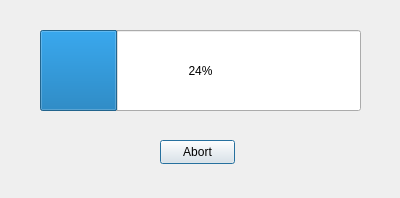
<?xml version="1.0" encoding="UTF-8"?>
<ui version="4.0">
 <class>Calculation</class>
 <widget class="QDialog" name="Calculation">
  <property name="geometry">
   <rect>
    <x>0</x>
    <y>0</y>
    <width>400</width>
    <height>198</height>
   </rect>
  </property>
  <property name="windowTitle">
   <string>Dialog</string>
  </property>
  <widget class="QProgressBar" name="progressBar">
   <property name="geometry">
    <rect>
     <x>40</x>
     <y>30</y>
     <width>321</width>
     <height>81</height>
    </rect>
   </property>
   <property name="value">
    <number>24</number>
   </property>
  </widget>
  <widget class="QPushButton" name="AbortButton">
   <property name="geometry">
    <rect>
     <x>160</x>
     <y>140</y>
     <width>75</width>
     <height>24</height>
    </rect>
   </property>
   <property name="text">
    <string>Abort</string>
   </property>
  </widget>
 </widget>
 <resources/>
 <connections/>
</ui>
